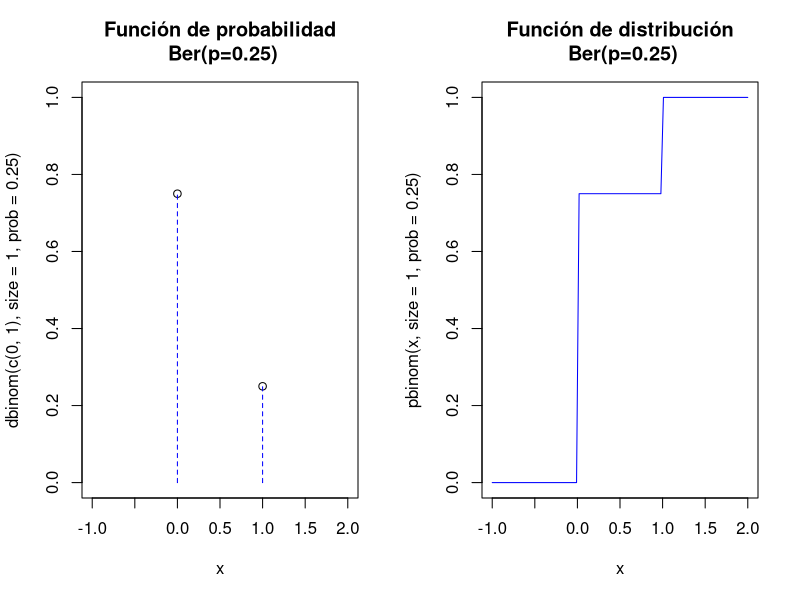
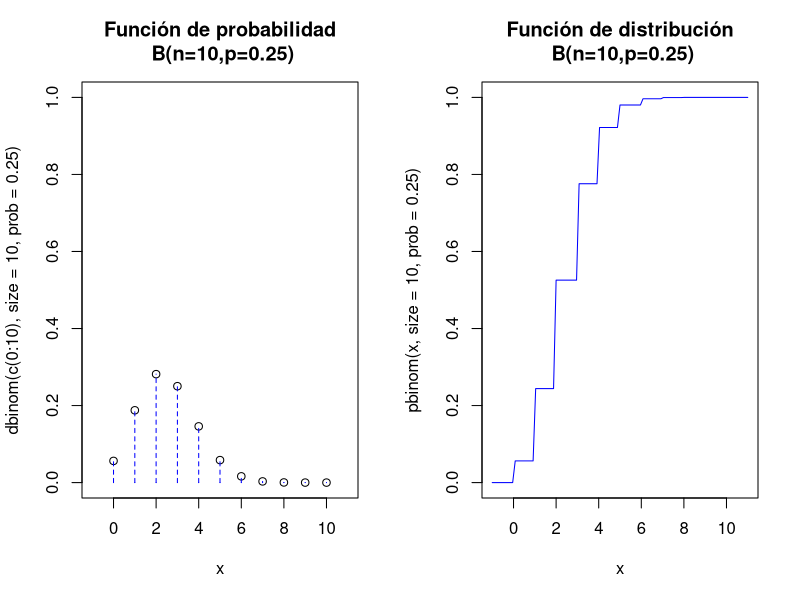
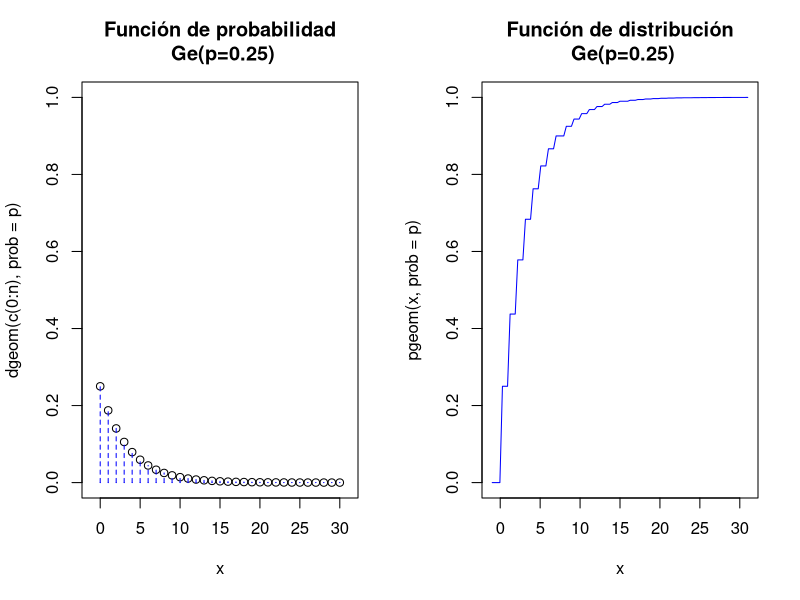
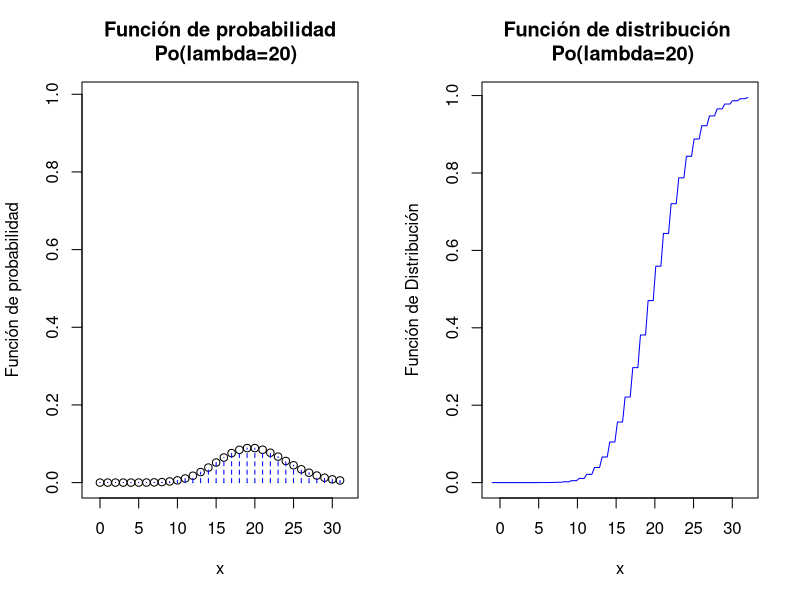
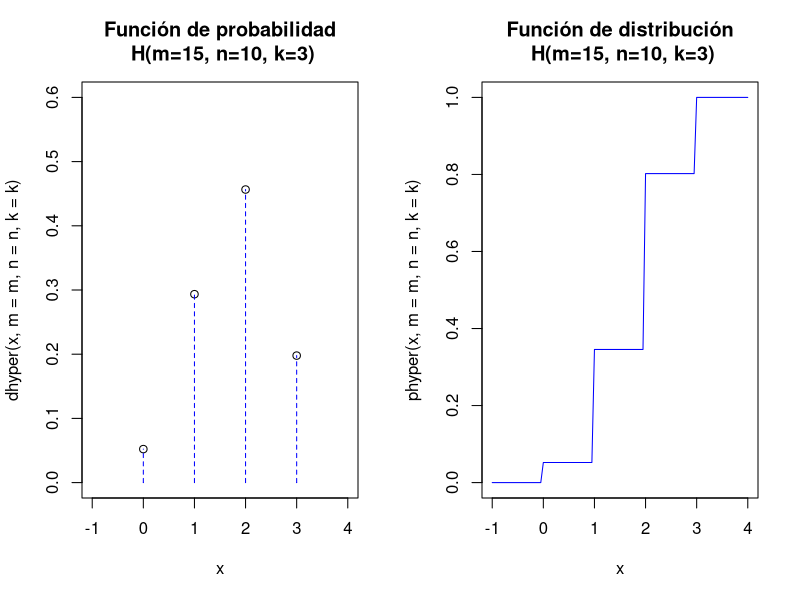

Reproduce these figures in R, in order.
## ---- chunk 1
knitr::opts_chunk$set(echo = TRUE)
## ---- chunk 2
par(mfrow=c(1,2))
plot(x=c(0,1),y=dbinom(c(0,1),size=1,prob=0.25),
     ylim=c(0,1),xlim=c(-1,2),xlab="x",
     main="Función de probabilidad\n Ber(p=0.25)")
lines(x=c(0,0,1,1),y=c(0,0.75,0,0.25), type = "h", lty = 2,col="blue")
curve(pbinom(x,size=1,prob=0.25),
      xlim=c(-1,2),col="blue",
      main="Función de distribución\n Ber(p=0.25)")
par(mfrow=c(1,1))
## ---- chunk 3
par(mfrow=c(1,2))
aux=rep(0,22)
aux[seq(2,22,2)]=dbinom(c(0:10),size=10,prob=0.25)
plot(x=c(0:10),y=dbinom(c(0:10),size=10,prob=0.25),
  ylim=c(0,1),xlim=c(-1,11),xlab="x",
  main="Función de probabilidad\n B(n=10,p=0.25)")
lines(x=rep(0:10,each=2),y=aux, type = "h", lty = 2,col="blue")
curve(pbinom(x,size=10,prob=0.25),
  xlim=c(-1,11),col="blue",
  main="Función de distribución\n B(n=10,p=0.25)")
par(mfrow=c(1,1))
## ---- chunk 4
  par(mfrow=c(1,2))
  p=0.25
  n=30
  aux=rep(0,(n+1)*2)
  aux[seq(2,(n+1)*2,2)]=dgeom(c(0:n),prob=p)
  plot(x=c(0:n),y=dgeom(c(0:n),prob=p),
       ylim=c(0,1),xlim=c(-1,n+1),xlab="x",
       main=paste0(c("Función de probabilidad\n Ge(p=",p,")"),collapse = ""))
  lines(x=rep(0:n,each=2),y=aux, type = "h", lty = 2,col="blue")
  curve(pgeom(x,prob=p),
        xlim=c(-1,n+1),col="blue",
        main=paste0(c("Función de distribución\n Ge(p=",p,")"),collapse = ""))
  par(mfrow=c(1,1))
## ---- chunk 5
lambda=20
par(mfrow=c(1,2))
n=qpois(0.99,lambda=lambda)
aux=rep(0,(n+1)*2)
aux[seq(2,(n+1)*2,2)]=dpois(c(0:n),lambda=lambda)
ymax=max(ppois(0:n,lambda=lambda))
plot(x=c(0:n),y=dpois(c(0:n),lambda=lambda),
     ylim=c(0,ymax),xlim=c(-1,n+1),xlab="x",ylab="Función de probabilidad",
     main=paste0(c("Función de probabilidad\n  Po(lambda=",lambda,")"),collapse = ""))
lines(x=rep(0:n,each=2),y=aux,pch=21, type = "h", lty = 2,col="blue")
curve(ppois(x,lambda=lambda),
      xlim=c(-1,n+1),col="blue",ylab="Función de Distribución",
      main=paste0(c("Función de distribución \n Po(lambda=",lambda,")"),collapse = ""))
par(mfrow=c(1,1))
## ---- chunk 6
par(mfrow=c(1,2))
m=15
n=10
k=3
a=max(c(0,k-n))
b=min(c(m,k))
l=b-a+1
aux=rep(0,2*l)
aux[seq(2,2*l,2)]=dhyper(c(a:b),m=m,n=n,k=k)
x=a:b
plot(x,y=dhyper(x,m=m,n=n,k=k),
  ylim=c(0,0.6),xlim=c(a-1,b+1),xlab="x",
  main=paste0("Función de probabilidad\n H(m=",m,", n=",n,", k=",k,")"))
lines(x=rep(a:b,each=2),y=aux, type = "h", lty = 2,col="blue")
curve(phyper(x,m=m,n=n,k=k),
  xlim=c(a-1,b+1),col="blue",
  main=paste0("Función de distribución\n H(m=",m,", n=",n,", k=",k,")"))
par(mfrow=c(1,1))
